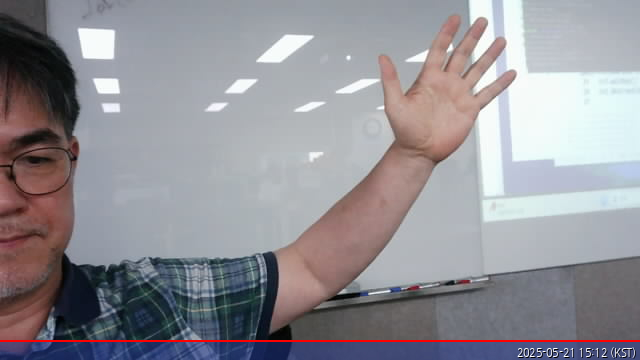
#> input picture cvtest/c1.jpg, 640 x 360 px
$ python comp.py
#> lines starting #> are read from the running program, lines starting #| are printed output that depends on the picture; after the words box and inside, x2 and y2 are one past the last pixel; in counts of white or black regions, pixels touching at a corner belong together
import cv2

s1 = cv2.imread('c1.jpg')
#> s1 is the input picture: shape (360, 640, 3); mean B, G, R 150.4, 144.4, 146.2
s2 = cv2.imread("c2.jpg")
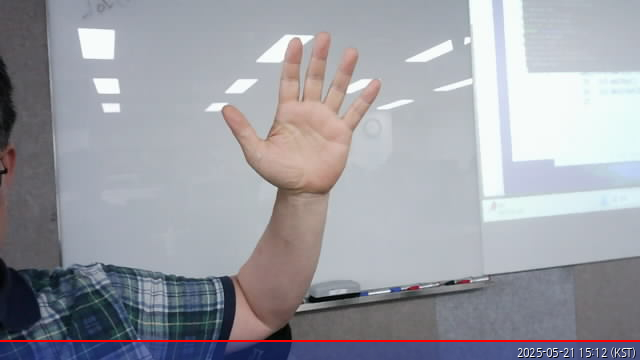
#> input picture cvtest/c2.jpg, 640 x 360 px
#> s2 is the input picture: shape (360, 640, 3); mean B, G, R 164.5, 157.3, 156
diff = cv2.absdiff(s1, s2)
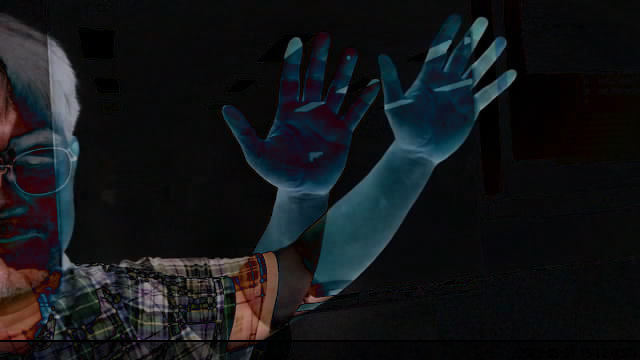
#> diff: shape (360, 640, 3); mean B, G, R 24.5, 21.7, 19.5
r,thre = cv2.threshold(diff, 120, 255, cv2.THRESH_BINARY)
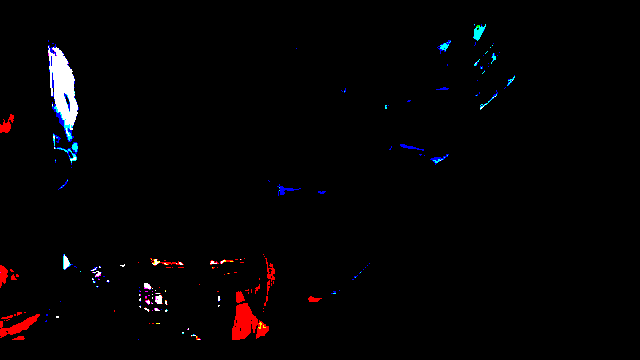
#> thre: shape (360, 640, 3); mean B, G, R 3.5, 2.5, 4.2
gray = cv2.cvtColor(thre,cv2.COLOR_BGR2GRAY) # Gray 변환
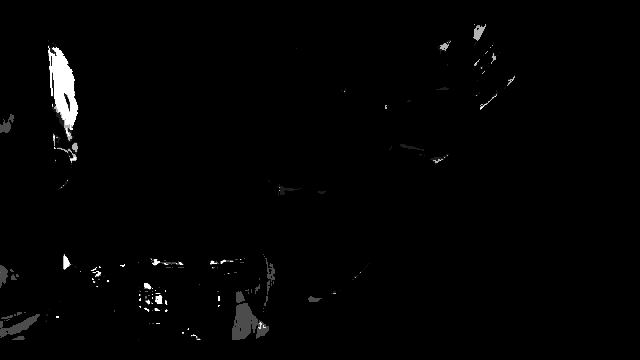
#> gray: shape (360, 640); min 0, max 255, mean 3.1
cont,r1=cv2.findContours(gray,cv2.RETR_EXTERNAL ,cv2.CHAIN_APPROX_SIMPLE)
#> cont = 155 contours, 135 with area under 20; largest, box (x1, y1, x2, y2) and area: (48, 44, 79, 142) 1650, (232, 303, 269, 340) 725, (0, 314, 40, 338) 290, (53, 133, 78, 165) 167, (0, 114, 14, 133) 102; r1 = 155 rows, first 6: [1, -1, -1, -1], [2, 0, -1, -1], [3, 1, -1, -1], [4, 2, -1, -1], [5, 3, -1, -1], [6, 4, -1, -1]

# [4 lines of commented-out code are left out]
for a in cont:
    x,y,w,h = cv2.boundingRect(a)
    cv2.rectangle(thre, (x,y), (x+w,y+h), (0,0,255), 2)
#> this loop made 155 passes
#> (x, y, w, h) on passes 1 to 3: (138, 339, 1, 1), (12, 336, 13, 4), (191, 334, 10, 6)
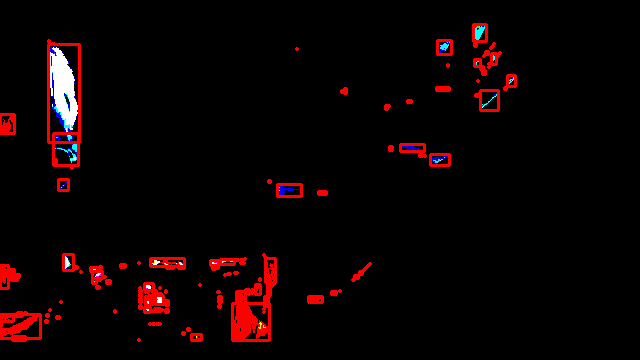
#> thre: shape (360, 640, 3); 3.16% of pixels changed, all inside (x1, y1, x2, y2) = (0, 23, 517, 342)
cv2.imshow("Threshold", thre)

#cv2.imshow("Contours", cont)

cv2.waitKey()
